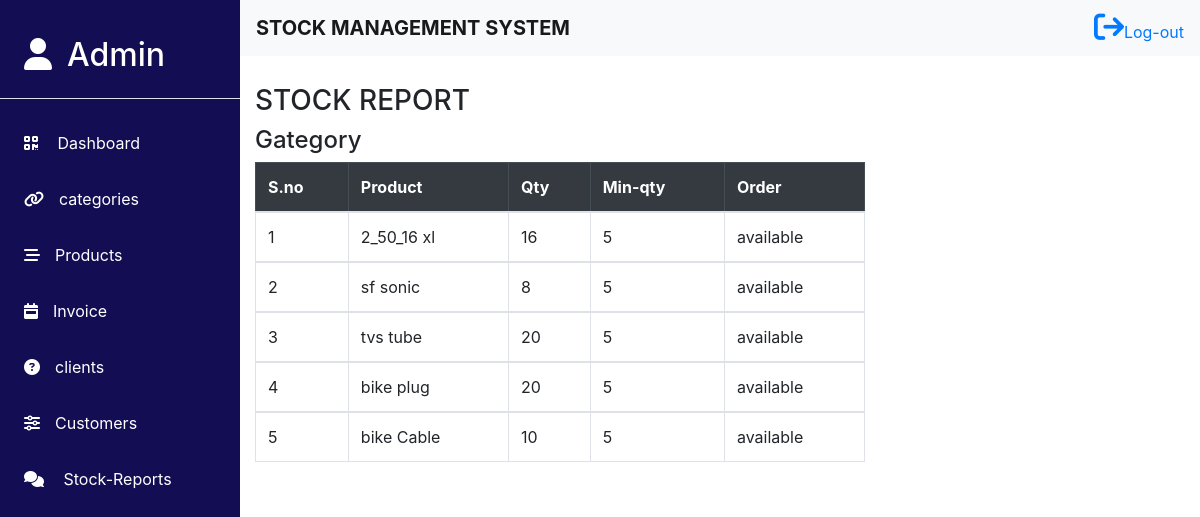
Screenshot of /stock_Report/ with the database file from the repository.
### myapp/models.py (models this page shows)
class invoiceEntry(models.Model):
    supplier_name = models.CharField(max_length=255, default='Unknown Supplier')
    date=models.DateField(null=True,blank=True)
    mobile = models.CharField(max_length=15, null=True, blank=True)
    email = models.EmailField(default='example@example.com')
    invoice_number=models.IntegerField(null=False,blank=False)
    select_category=models.CharField(max_length=50,null=False,blank=False)
    select_product=models.CharField(max_length=50,null=False,blank=False)
    qty = models.IntegerField(default=0)
    rate=models.IntegerField(null=False,blank=False)
    gst_percentage = models.DecimalField(max_digits=5, decimal_places=2, help_text="GST percentage")
    gst_amount = models.DecimalField(max_digits=10, decimal_places=2, default=0.00)
    total_amound = models.DecimalField(max_digits=10, decimal_places=2, null=True, blank=True)
    mrp=models.IntegerField(null=False,blank=False)

### myapp/views.py (the view)
# urls.py: path('stock_Report/',views.stock_Report, name='stock_Report'),
def stock_Report(request):
  sr_cat=invoiceEntry.objects.all()
  cl_sal=clientSales.objects.all()
  cus_sal=customerSales.objects.all()
  pro_qty = {}
  for i in sr_cat:
        product = i.select_product
        if product not in pro_qty:
            pro_qty[product] = i.qty
        else:
            pro_qty[product] += i.qty
  for j in cl_sal:
        product = j.select_product
        if product in pro_qty:
            pro_qty[product] -= j.qty
        else:
            pro_qty[product] = -j.qty
  for c in cus_sal:
        c_product=c.select_product
        if c_product in pro_qty:
            pro_qty[c_product] -= c.qty
        else:
            pro_qty[c_product] = -c.qty
  pro_qty_list = zip(pro_qty.keys(),pro_qty.values())
  return render(request,'stockreport.html',{'pro_qty_list':pro_qty_list})

### templates/stockreport.html
{% include 'navbar.html' %}
{% block content%}
<div class="dashboard-content st-rpt">
    <section class="add-con">
        <div class="container-fluid">
          <h3>STOCK REPORT</h3>
            <div class="row">
                <div class="col-8">
                     <h4>Gategory</h4>
                    <div class="table">
                        <table class="table table-bordered table striped">
                          <thead class="table-dark">
                            <tr>
                              <th scope="col">S.no</th>
                              <th scope="col">Product</th>
                              <th scope="col">Qty</th>
                              <th scope="col">Min-qty</th>
                              <th scope="col">Order</th>
                            </tr>
                          </thead>
                          {% for product, quantity in pro_qty_list %}
                          <tbody>
                            <tr>
                              <td>{{forloop.counter}}</td>
                              <td>{{product}}</td>
                              <td>{{quantity}}</td>
                              <td>5</td>
                              {% if quantity >= 5 %}
                                 <td> available</td>
                              {% else %}
                                 <td style="color:red;"> place order</td>
                              {% endif %}
                            </tr>
                          </tbody>
                          {% endfor %}
                        </table>
                    </div>
                </div>
            </div>
        </div>
    </section>
</div>
{% endblock %}

### static/css/dashboard.css (style rules this page uses)
* { margin:0; padding:0; box-sizing: border-box; }
.dashboard-content { margin-left:20%; margin-top:7%; }

### rows the page displays
invoiceEntry: pro_qty_list "2_50_16 xl"
invoiceEntry: pro_qty_list "sf sonic"
invoiceEntry: pro_qty_list "tvs tube"
invoiceEntry: pro_qty_list "bike plug"
invoiceEntry: pro_qty_list "bike Cable"

### other values shown
{{ quantity }} "16" "8" "20" "20" "10"
